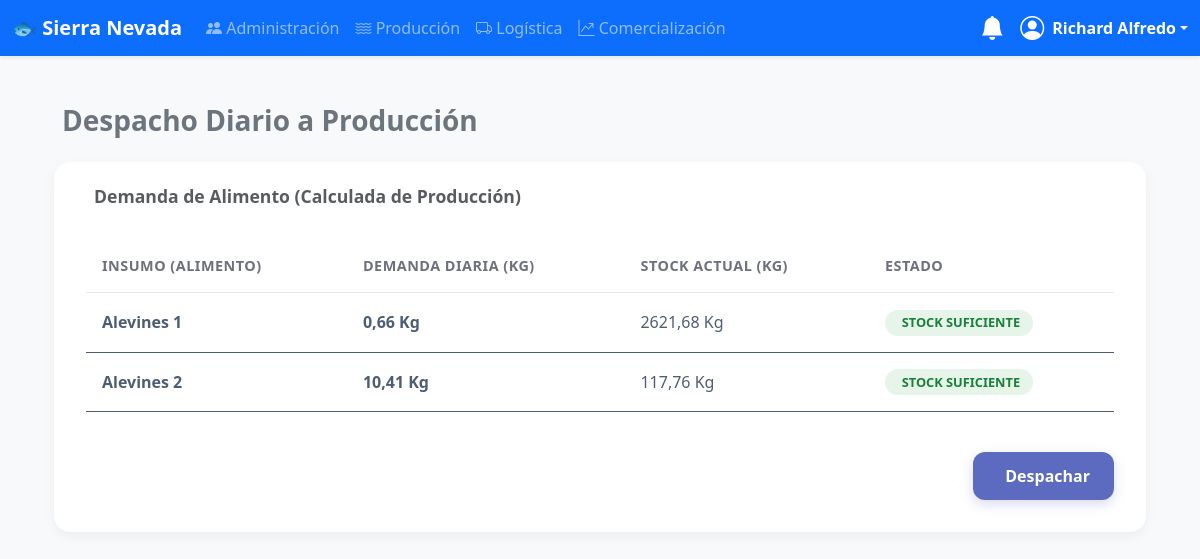
The app's page /logistica/despacho-produccion/ (signed in) with its own data.
### usuarios/models.py (models this page shows, shortened)
class CustomUser(AbstractUser):
    dni = models.CharField(max_length=8, unique=True, null=True, blank=True)
    pregunta_seguridad = models.ForeignKey(PreguntaSeguridad, on_delete=models.SET_NULL, null=True, blank=True)
    respuesta_seguridad = models.CharField(max_length=255, null=True, blank=True)
    groups = models.ManyToManyField('auth.Group', related_name='customuser_set', blank=True, verbose_name='grupos')
    user_permissions = models.ManyToManyField('auth.Permission', related_name='customuser_set', blank=True)

### logistica/models.py (models this page shows, shortened)
class Insumo(models.Model):
    UNIDADES_MEDIDA = (
        ('kg', 'Kilogramos'),
        ('lt', 'Litros'),
        ('un', 'Unidades'),
        ('m3', 'Metros Cúbicos'),
    )
    nombre = models.CharField(max_length=255, unique=True, help_text="Ej: 'Alevines 1', 'Crecimiento 2', 'Oxígeno', 'Vacuna X'")
    categoria = models.ForeignKey(CategoriaInsumo, on_delete=models.SET_NULL, null=True, related_name="insumos")
    unidad_medida = models.CharField(max_length=3, choices=UNIDADES_MEDIDA, default='kg')
    stock_actual = models.DecimalField(max_digits=10, decimal_places=2, default=Decimal('0.00'))
    stock_minimo = models.DecimalField(max_digits=10, decimal_places=2, default=Decimal('100.00'), help_text="Stock mínimo para generar alertas")
    class Meta:
        ordering = ['categoria', 'nombre']

### logistica/views.py (the view, shortened to what this page needs)
# urls.py: path('despacho-produccion/', views.DespachoProduccionView.as_view(), name='despacho-produccion'),
class DespachoProduccionView(LogisticaPermissionMixin, View):
    template_name = 'logistica/despacho_produccion.html'
    def get(self, request, *args, **kwargs):
        if Lote is None:
            messages.error(request, "La app 'produccion' no está instalada.")
            return redirect('dashboard-logistica')
        lotes_activos = Lote.objects.filter(activo=True)
        demanda_dict = {}
        for lote in lotes_activos:
            tipo_alimento = lote.tipo_alimento
            demanda_kg = lote.alimento_diario_kg
            if demanda_kg > 0:
                if tipo_alimento in demanda_dict:
                    demanda_dict[tipo_alimento] += demanda_kg
                else:
                    demanda_dict[tipo_alimento] = demanda_kg
        data_despacho = []
        for tipo_alimento, demanda_kg in demanda_dict.items():
            insumo = Insumo.objects.filter(nombre=tipo_alimento).first()
            if insumo:
                stock_actual = insumo.stock_actual
                suficiente = stock_actual >= demanda_kg
                data_despacho.append({
                    'insumo_id': insumo.id,
                    'nombre': tipo_alimento, # Enviamos el nombre
                    'demanda_kg': demanda_kg,
                    'stock_actual': stock_actual,
                    'suficiente': suficiente
                })
        return render(request, self.template_name, {'data_despacho': data_despacho, 'total_items': len(data_despacho)})

### logistica/views.py (called while the page is built)
    def test_func(self):
        return self.request.user.is_staff or self.request.user.groups.filter(name='Logistica').exists()

### produccion/models.py (called while the page is built)
    @property
    def tipo_alimento(self):
        if not self.talla_max_cm or self.talla_max_cm == 0:
            return "Alevines 1"
        talla = self.talla_max_cm
        if talla <= 8: return "Alevines 1"
        elif 8 < talla <= 10: return "Alevines 2"
        elif 10 < talla <= 15: return "Crecimiento 1"
        elif 15 < talla <= 20: return "Crecimiento 2"
        else: return "Engorde"

    @property
    def biomasa_kg(self):
        if self.cantidad_total_peces and self.peso_promedio_pez_gr:
            return (Decimal(self.cantidad_total_peces) * self.peso_promedio_pez_gr) / Decimal(1000)
        return Decimal(0)

    @property
    def racion_alimentaria_porcentaje(self):
        if not self.talla_max_cm or not self.peso_promedio_pez_gr:
            return Decimal(0)
        talla = self.talla_max_cm
        peso = self.peso_promedio_pez_gr
        if peso <= 20: return Decimal('2.8')
        if peso <= 50: return Decimal('2.5')
        if peso <= 100: return Decimal('2.2')
        if peso <= 150: return Decimal('1.9')
        if peso <= 250: return Decimal('1.5')
        return Decimal('1.2')

    @property
    def alimento_diario_kg(self):
        if not self.cantidad_total_peces or not self.peso_promedio_pez_gr:
            return Decimal(0)
        racion = self.racion_alimentaria_porcentaje
        alimento_kg = (self.biomasa_kg * racion) / Decimal(100)
        return round(alimento_kg, 2)

### usuarios/templatetags/auth_extras.py (called while the page is built)
@register.filter(name='has_group')
def has_group(user, group_name):
    return user.groups.filter(name=group_name).exists()

### templates/logistica/despacho_produccion.html (shortened to what this page needs)
{% extends 'base.html' %}
{% load static %}
{% block content %}
<div class="container-fluid py-4">
    <div class="d-flex align-items-center justify-content-between mb-4">
        <h3 class="fw-semibold text-secondary mb-0">
            Despacho Diario a Producción
        </h3>
    </div>
    <div class="card"> <div class="card-header">
            <h6 class="text-muted mb-0">
                Demanda de Alimento (Calculada de Producción)
            </h6>
        </div>
        <div class="card-body">
            {% if total_items > 0 %}
            <form method="POST" onsubmit="return confirm('¿Estás seguro de despachar estas cantidades? El stock se actualizará permanentemente.');">
                <div class="table-responsive">
                    <table class="table align-middle">
                        <thead>
                            <tr>
                                <th>Insumo (Alimento)</th>
                                <th>Demanda Diaria (Kg)</th>
                                <th>Stock Actual (Kg)</th>
                                <th>Estado</th>
                            </tr>
                        </thead>
                        <tbody>
                            {% for item in data_despacho %}
                            <tr>
                                <td>
                                    <strong>{{ item.nombre }}</strong>
                                </td>
                                <td><strong>{{ item.demanda_kg|floatformat:2 }} Kg</strong></td>
                                <td>{{ item.stock_actual|floatformat:2 }} Kg</td>
                                <td>
                                    {% if not item.insumo_id %}
                                    <span class="badge badge-warning">
                                        <i class="fas fa-search-minus me-1"></i> INSUMO NO ENCONTRADO
                                    </span>
                                    {% elif item.suficiente %}
                                    <span class="badge badge-success">
                                         STOCK SUFICIENTE
                                    </span>
                                    {% else %}
                                    <span class="badge badge-danger">
                                        <i class="fas fa-exclamation-circle me-1"></i> STOCK INSUFICIENTE
                                    </span>
                                    {% endif %}
                                </td>
                            </tr>
                            {% endfor %}
                        </tbody>
                    </table>
                </div>
                {% if data_despacho|length > 0 %}
                <div class="mt-4 text-end">
                    <button type="submit" class="btn btn-primary">
                         Despachar
                    </button>
                </div>
                {% endif %}
            </form>
            {% else %}
            <div class="alert alert-info" style="background-color: #e7f3fe; border-color: #d0e7fd; color: #055099; border-radius: 12px;">
                <i class="fas fa-info-circle me-2"></i> No hay demanda de alimento registrada en Producción en este momento.
            </div>
            {% endif %}
        </div>
    </div>
</div>
{% endblock %}

### templates/base.html (shortened to what this page needs)
<!doctype html>
<html lang="es">
{% load auth_extras %}
{% load static %} <head>
    <link href="https://cdn.jsdelivr.net/npm/bootstrap@5.3.3/dist/css/bootstrap.min.css" rel="stylesheet">
    <link rel="stylesheet" href="https://cdn.jsdelivr.net/npm/bootstrap-icons@1.11.3/font/bootstrap-icons.min.css">
</head>
<body>
    <nav class="navbar navbar-expand-lg navbar-dark bg-primary shadow-sm sticky-top">
        <div class="container-fluid">
            <a class="navbar-brand fw-bold" href="{% url 'welcome' %}">🐟 Sierra Nevada</a>
            <div class="collapse navbar-collapse" id="mainNavbar">
                {% if user.is_authenticated %}
                <ul class="navbar-nav me-auto mb-2 mb-lg-0">
                    {% if user.is_staff %}
                    <li class="nav-item"><a class="nav-link" href="{% url 'user-list' %}"><i class="bi bi-people-fill"></i> Administración</a></li>
                    {% endif %}
                    {% if user|has_group:"Produccion" %}
                    <li class="nav-item"><a class="nav-link" href="{% url 'dashboard-produccion' %}"><i class="bi bi-water"></i> Producción</a></li>
                    {% endif %}
                    {% if user|has_group:"Logistica" %}
                    <li class="nav-item"><a class="nav-link" href="{% url 'dashboard-logistica' %}"><i class="bi bi-truck"></i> Logística</a></li>
                    {% endif %}
                    {% if user|has_group:"Comercializacion" %}
                    <li class="nav-item"><a class="nav-link" href="{% url 'dashboard-comercializacion' %}"><i class="bi bi-graph-up-arrow"></i> Comercialización</a></li>
                    {% endif %}
                </ul>
                <div class="dropdown me-3">
                    <a href="#" class="d-flex align-items-center text-white text-decoration-none position-relative" id="notificationsDropdown" data-bs-toggle="dropdown" aria-expanded="false">
                        <i class="bi bi-bell-fill fs-4"></i>
                    </a>
                </div>
                <div class="dropdown">
                    <a href="#" class="d-flex align-items-center text-white text-decoration-none dropdown-toggle" data-bs-toggle="dropdown">
                        <i class="bi bi-person-circle fs-4 me-2"></i>
                        <strong>{{ user.first_name|default:user.username }}</strong>
                    </a>
                </div>
                {% endif %}
            </div>
        </div>
    </nav>
    <main class="container my-4">
        {% block content %}{% endblock %}
    </main>
</body>
</html>

### templates/base.html (style rules this page uses)
body { background-color: #f8f9fa; }
.card { box-shadow: 0 2px 4px rgba(0,0,0,0.05); }

### templates/logistica/despacho_produccion.html (style rules this page uses)
body { background-color: #f8f9fb; }
.card { border: none; border-radius: 16px; box-shadow: 0 4px 12px rgba(0, 0, 0, 0.05); }
.card-header { background-color: transparent; border-bottom: none; padding: 1.5rem 2rem 0 2rem; }
.card-header h6 { font-weight: 700; color: #4e5d73; font-size: 1.1rem; }
.card-body { padding: 2rem; }
.btn-primary { background-color: #5C6BC0; border: none; border-radius: 12px; padding: 0.75rem 1.5rem; font-weight: 600; transition: all 0.3s ease; box-shadow: 0 4px 12px rgba(92, 107, 192, 0.25); }
.table { border: none; }
.table thead { background-color: transparent; color: inherit; }
.table th { font-weight: 600; padding: 1rem; vertical-align: middle; border-bottom: 1px solid #e3e6f0; border-top: none; font-size: 0.9rem; color: #6e707e; text-transform: uppercase; letter-spacing: 0.5px; }
.table td { color: #4e5d73; padding: 1rem; vertical-align: middle; border-top: 1px solid #e3e6f0; }
.badge { padding: 0.5em 1em; border-radius: 20px; font-size: 0.8rem; font-weight: 700; }
.badge-success { background-color: #e6f4ea; color: #188038; }
h3.fw-semibold { color: #333; font-weight: 700; }
.table-responsive { border-radius: 12px; overflow: hidden; }

### records on screen
CustomUser: first_name "Richard Alfredo"
Insumo: nombre "Alevines 1", demanda_kg "0,66", stock_actual "2621,68"
Insumo: nombre "Alevines 2", demanda_kg "10,41", stock_actual "117,76"
